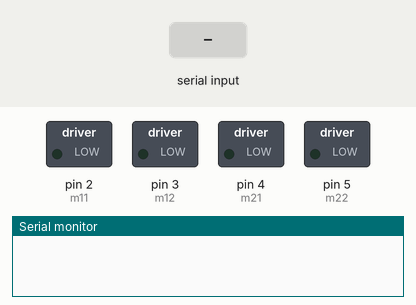
This sketch was run on a simulated Arduino Uno, built with avr-gcc and run on an emulated ATmega328P. Parts: switched loads named in the sketch (green lamp = pin HIGH), the last lines printed to the serial monitor. The inputs (shaded band) are chosen by the test bench.

Above: at 1.2 s.
1.3 s: "F" received over Serial
At 1.9 s:
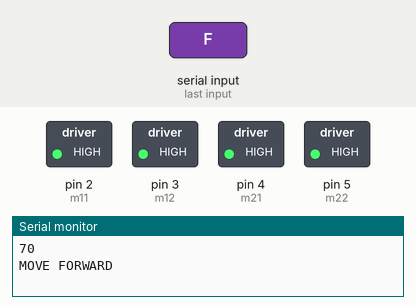
2.8 s: "B" received over Serial
At 4.0 s:
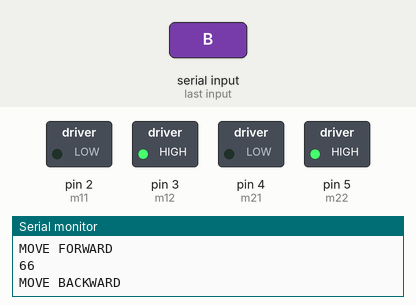
4.3 s: "R" received over Serial
At 5.3 s:
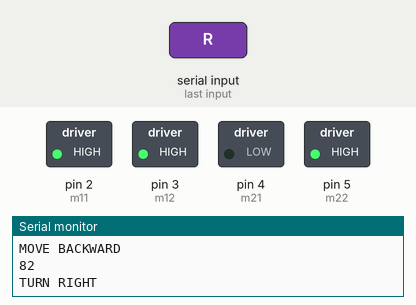
5.8 s: "L" received over Serial
At 6.5 s:
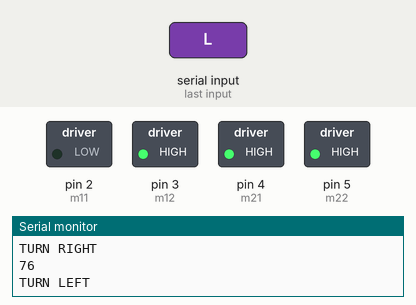
Timing chart, 0 to 8.3 s (numbered marks = the images above; inputs shaded):
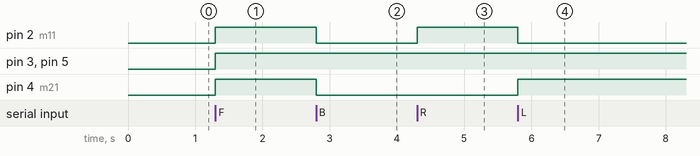

The sketch:

Mobile_RC_Car_Arduino_Nano_Code.ino
```cpp
int m11 = 2; // motor 1 direction
int m12 = 3; // motor 1 speed

int m21 = 4; // motor 2 direction
int m22 = 5; // motor 2 speed

int state = 0;

void setup() {

 // sets the pins as outputs:
    pinMode(m11, OUTPUT);
    pinMode(m12, OUTPUT);

    pinMode(m21, OUTPUT);
    pinMode(m22, OUTPUT);


    Serial.begin(115200); // Default communication rate of the Bluetooth module
}
void loop() {
 if(Serial.available() > 0){ // Checks whether data is comming from the serial port
 state = Serial.read(); // Reads the data from the serial port
  Serial.println(state);
 }

 int motor_speed = 255; // this set the motors' speed which varies between (0-255)

 if (state == 'F') {

 digitalWrite(m11, HIGH);   // HIGH moves the motor forward while LOW moves it backward
 analogWrite(m12, motor_speed);

 digitalWrite(m21, HIGH);
 analogWrite(m22, motor_speed);

 Serial.println("MOVE FORWARD");
 state = 0;
 }
 else if (state == 'B') {
 digitalWrite(m11,LOW );
 analogWrite(m12, motor_speed);

 digitalWrite(m21, LOW);
 analogWrite(m22, motor_speed);

 Serial.println("MOVE BACKWARD");
 state = 0;
 }
 else if (state == 'R') {
 digitalWrite(m11, HIGH );
 analogWrite(m12, motor_speed);

 digitalWrite(m21, LOW);
 analogWrite(m22, motor_speed);

 Serial.println("TURN RIGHT");
 state = 0;
 }
  else if (state == 'L') {
 digitalWrite(m11, LOW );
 analogWrite(m12, motor_speed);

 digitalWrite(m21, HIGH);
 analogWrite(m22, motor_speed);

 Serial.println("TURN LEFT");
 state = 0;
 }
  else if (state == 'S') {
 digitalWrite(m11,LOW );
 analogWrite(m12, 0);

 digitalWrite(m21, LOW);
 analogWrite(m22, 0);

 Serial.println("STOP");
 state = 0;
 }
}
```

Measured:
- after the input at 1.3 s, pin 2 (m11), pin 3 (m12), pin 4 (m21), pin 5 (m22): LOW → HIGH at once
- after the input at 2.8 s, pin 2 (m11), pin 4 (m21): HIGH → LOW at once
- after the input at 4.3 s, pin 2 (m11): LOW → HIGH at once
- after the input at 5.8 s, pin 2 (m11): HIGH → LOW at once; pin 4 (m21): LOW → HIGH at once
